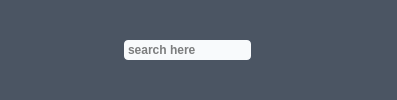
        <widget class="QWidget" name="widget" native="true">
         <property name="styleSheet">
          <string notr="true">QWidget{
background-color: #4b5563;

padding-left:3px;
padding-right:9px;
}
QPushButton{
	border:none;
}</string>
         </property>
         <layout class="QHBoxLayout" name="horizontalLayout_3">
          <property name="spacing">
           <number>0</number>
          </property>
          <property name="leftMargin">
           <number>0</number>
          </property>
          <property name="rightMargin">
           <number>0</number>
          </property>
          <item>
           <layout class="QHBoxLayout" name="horizontalLayout_2">
            <item>
             <widget class="QPushButton" name="pb_menu">
              <property name="cursor">
               <cursorShape>PointingHandCursor</cursorShape>
              </property>
              <property name="text">
               <string/>
              </property>
              <property name="icon">
               <iconset>
                <normaloff>resources/icons/icons/menu.png</normaloff>resources/icons/icons/menu.png</iconset>
              </property>
              <property name="iconSize">
               <size>
                <width>30</width>
                <height>30</height>
               </size>
              </property>
              <property name="checkable">
               <bool>true</bool>
              </property>
              <property name="autoExclusive">
               <bool>false</bool>
              </property>
             </widget>
            </item>
            <item>
             <spacer name="horizontalSpacer_3">
              <property name="orientation">
               <enum>Qt::Horizontal</enum>
              </property>
              <property name="sizeHint" stdset="0">
               <size>
                <width>80</width>
                <height>20</height>
               </size>
              </property>
             </spacer>
            </item>
            <item>
             <widget class="QLineEdit" name="ldt_search_1">
              <property name="font">
               <font>
                <bold>true</bold>
               </font>
              </property>
              <property name="autoFillBackground">
               <bool>false</bool>
              </property>
              <property name="styleSheet">
               <string notr="true">QLineEdit{
border-color:#020617;
background-color:#f8fafc;
border-radius:4px;
margin-right:0px;
padding:2px;
}</string>
              </property>
              <property name="placeholderText">
               <string>search here</string>
              </property>
              <property name="clearButtonEnabled">
               <bool>true</bool>
              </property>
             </widget>
            </item>
            <item>
             <widget class="QPushButton" name="pb_search">
              <property name="autoFillBackground">
               <bool>false</bool>
              </property>
              <property name="styleSheet">
               <string notr="true">padding:0px;
margin-left:0px;</string>
              </property>
              <property name="text">
               <string/>
              </property>
              <property name="icon">
               <iconset>
                <normaloff>resources/icons/icons/search.png</normaloff>resources/icons/icons/search.png</iconset>
              </property>
              <property name="iconSize">
               <size>
                <width>20</width>
                <height>20</height>
               </size>
              </property>
              <property name="checkable">
               <bool>true</bool>
              </property>
              <property name="autoExclusive">
               <bool>true</bool>
              </property>
              <property name="flat">
               <bool>true</bool>
              </property>
             </widget>
            </item>
            <item>
             <spacer name="horizontalSpacer_4">
              <property name="orientation">
               <enum>Qt::Horizontal</enum>
              </property>
              <property name="sizeHint" stdset="0">
               <size>
                <width>70</width>
                <height>20</height>
               </size>
              </property>
             </spacer>
            </item>
            <item>
             <widget class="QPushButton" name="pb_logout">
              <property name="text">
               <string/>
              </property>
              <property name="icon">
               <iconset>
                <normaloff>resources/icons/icons/log_out.png</normaloff>resources/icons/icons/log_out.png</iconset>
              </property>
              <property name="iconSize">
               <size>
                <width>20</width>
                <height>20</height>
               </size>
              </property>
              <property name="checkable">
               <bool>true</bool>
              </property>
              <property name="autoExclusive">
               <bool>true</bool>
              </property>
             </widget>
            </item>
           </layout>
          </item>
         </layout>
        </widget>
